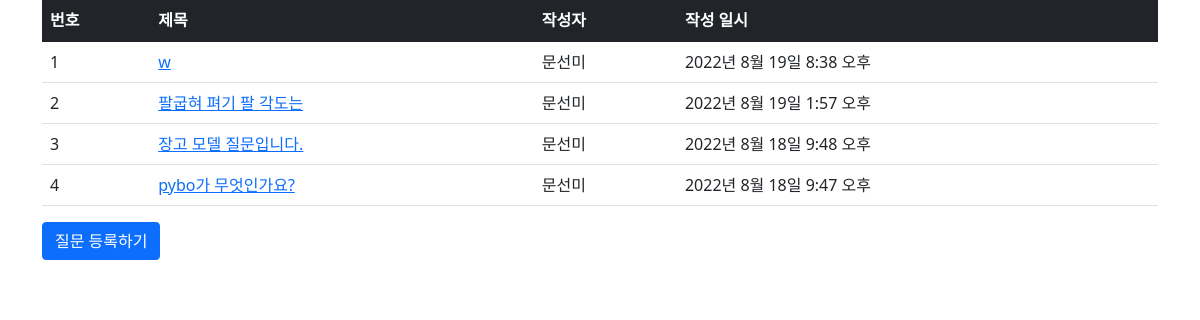
Page /pybo/ on the earlier database version.
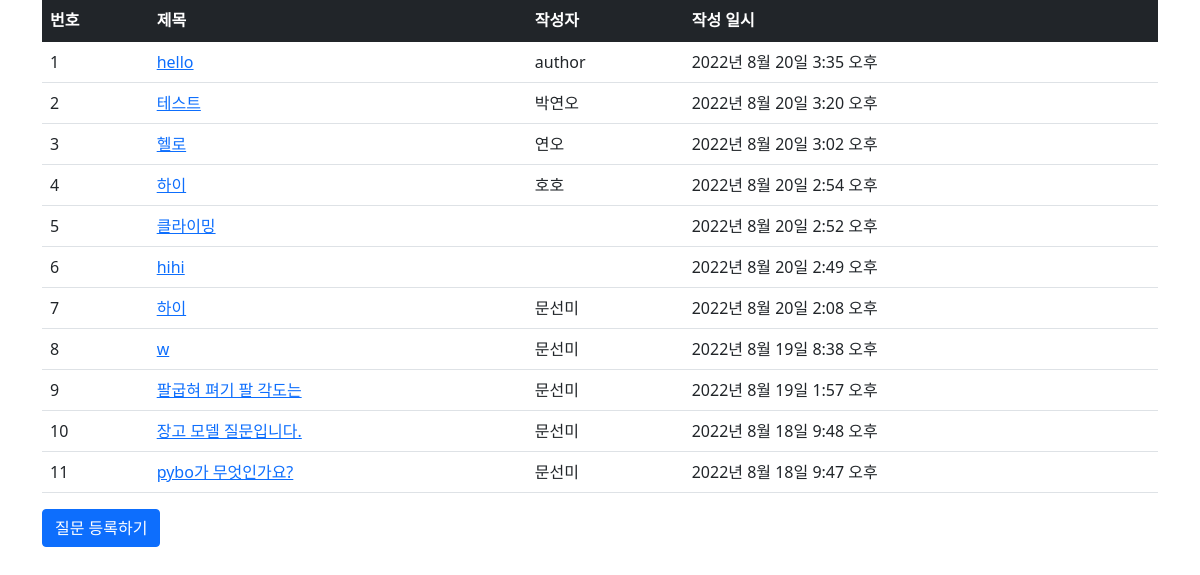
Same page on the later database version.
### pybo/models.py (models this page shows, shortened)
class Question(models.Model):
    subject = models.CharField(max_length=200)
    content = models.TextField()
    create_date = models.DateTimeField()
    author = models.CharField(max_length=50)

### pybo/views.py (the view)
# urls.py: path('', views.index, name='index'),
def index(request):
    question_list = Question.objects.order_by('-create_date')
    context = {'question_list': question_list}
    return render(request, 'pybo/question_list.html', context)

### templates/pybo/question_list.html
{% extends 'base.html' %}
{% block content %}
<div class="container my3">
    <table class="table">
        <thead>
            <tr class="table-dark">
                <th>번호</th>
                <th>제목</th>
                <th>작성자</th>
                <th>작성 일시</th>
            </tr>
        </thead>
        <tbody>
        {% if question_list %}
        {% for question in question_list %}
            <tr>
                <td>{{ forloop.counter }}</td>
                <td>
                    <a href="{% url 'pybo:detail' question.id %}">{{ question.subject }}</a>
                </td>
                <td>{{ question.author }}</td>
                <td>{{ question.create_date }}</td>
            </tr>
        {% endfor %}
        {% else %}
        <tr>
            <td colspan="3">질문이 없습니다.</td>
        </tr>
        {% endif %}
        </tbody>
    </table>
    <a href="{% url 'pybo:question_create' %}" class="btn btn-primary">질문 등록하기</a>
</div>
{% endblock %}

### templates/base.html (shortened to what this page needs)
{% load static %}
<!doctype html>
<html lang="ko">
<head>
    <link rel="stylesheet" type="text/css" href="{% static 'bootstrap.min.css' %}">
    <link rel="stylesheet" type="text/css" href="{% static 'style.css' %}">
</head>
<body>
{% block content %}
{% endblock %}
</body>
</html>

Differences in the rows shown:
added Question: subject "hello", author "author", create_date "2022년 8월 20일 3:35 오후"
added Question: subject "테스트", author "박연오", create_date "2022년 8월 20일 3:20 오후"
added Question: subject "헬로", author "연오", create_date "2022년 8월 20일 3:02 오후"
added Question: subject "하이", author "호호", create_date "2022년 8월 20일 2:54 오후"
added Question: subject "클라이밍", create_date "2022년 8월 20일 2:52 오후"
added Question: subject "hihi", create_date "2022년 8월 20일 2:49 오후"
added Question: subject "하이", author "문선미", create_date "2022년 8월 20일 2:08 오후"
